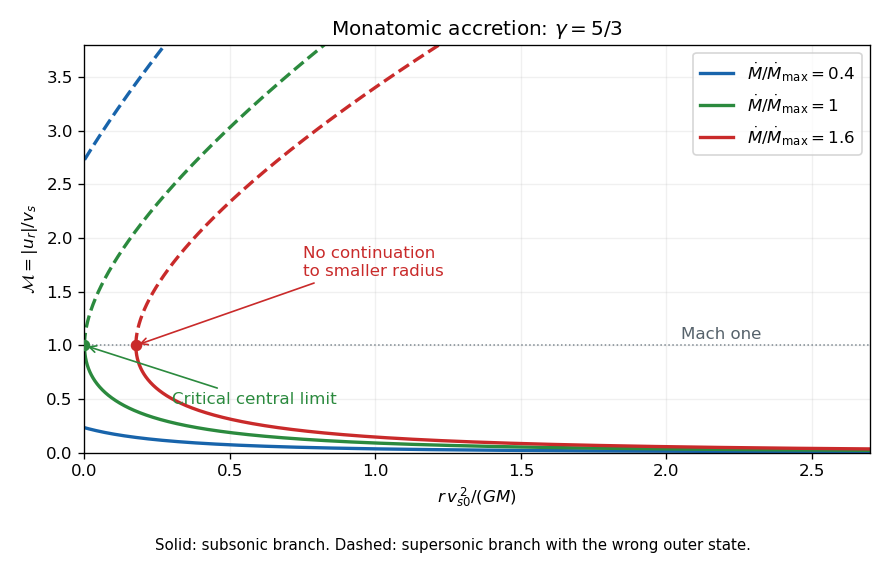

This chart was generated by the following Python code:
"""Original Bondi branch sketch; Python 3.14, NumPy 2.3.5, Matplotlib 3.10.7.

Outputs paper-70-bondi-branches.png to caller CWD; respects caller MPLCONFIGDIR.
"""
import numpy as np
import matplotlib
matplotlib.use('Agg')
import matplotlib.pyplot as plt

mach=np.geomspace(.002,6,1800)
h=.5*mach**1.5+1.5*mach**-.5
fig,ax=plt.subplots(figsize=(7.4,4.7),facecolor='white')
for eta,colour in [(0.4,'#1864ab'),(1.0,'#2b8a3e'),(1.6,'#c92a2a')]:
 x=(np.sqrt(eta)*h-2)/3
 for branch,style in [(mach<=1,'-'),(mach>=1,'--')]:
  good=branch&(x>=0)
  ax.plot(x[good],mach[good],color=colour,lw=2,ls=style,label=rf'$\dot M/\dot M_{{\max}}={eta:g}$' if style=='-' else None)
 if eta>=1:ax.scatter([(2*np.sqrt(eta)-2)/3],[1],color=colour,s=35,zorder=5)
ax.axhline(1,color='#7b868e',lw=.9,ls=':')
ax.text(2.05,1.06,'Mach one',fontsize=10,color='#56626b')
ax.annotate('No continuation\nto smaller radius',xy=((2*np.sqrt(1.6)-2)/3,1),xytext=(.75,1.65),fontsize=10,color='#c92a2a',arrowprops=dict(arrowstyle='->',color='#c92a2a'))
ax.annotate('Critical central limit',xy=(0,1),xytext=(.3,.45),fontsize=10,color='#2b8a3e',arrowprops=dict(arrowstyle='->',color='#2b8a3e'))
ax.set(xlim=(0,2.7),ylim=(0,3.8),xlabel=r'$r\,v_{s0}^{\,2}/(GM)$',ylabel=r'$\mathcal{M}=|u_r|/v_s$')
ax.set_title(r'Monatomic accretion: $\gamma=5/3$')
ax.grid(alpha=.18);ax.legend(loc='upper right',fontsize=10)
fig.text(.51,.025,'Solid: subsonic branch. Dashed: supersonic branch with the wrong outer state.',ha='center',fontsize=9)
fig.tight_layout(rect=(0,.055,1,1))
fig.savefig('paper-70-bondi-branches.png',dpi=120,facecolor='white',transparent=False)
plt.close(fig)
